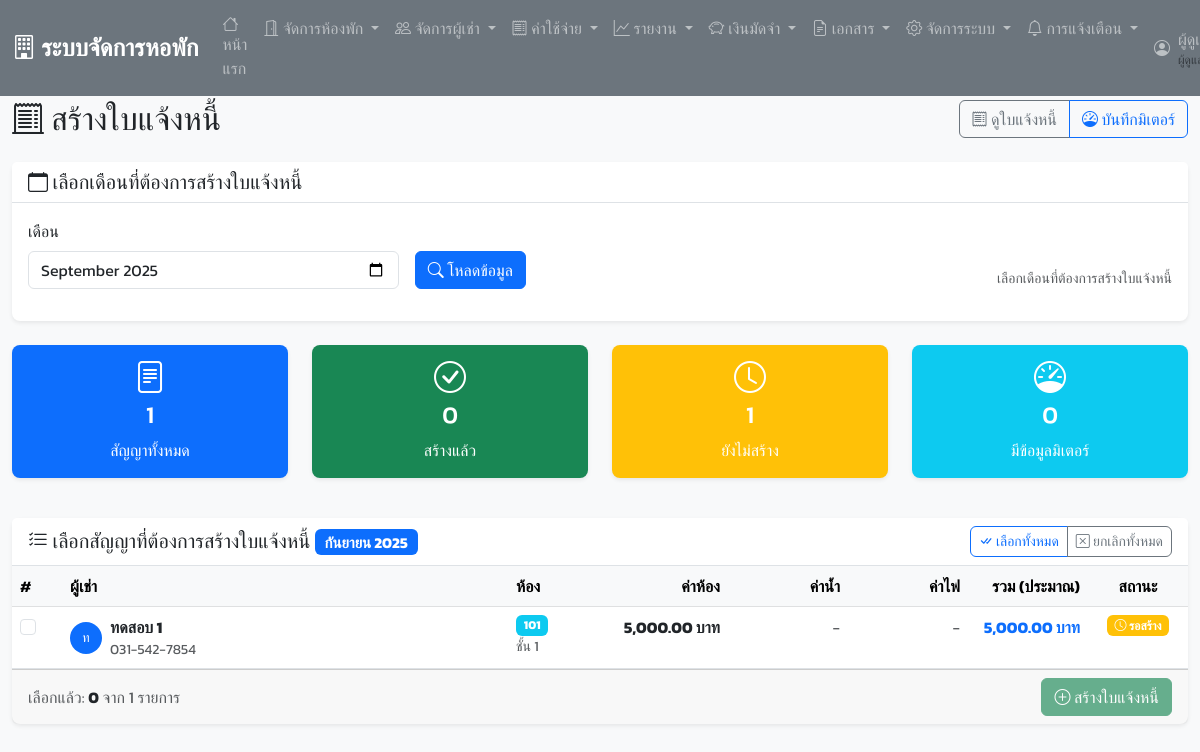
Page /invoices/generate_bills.php (signed in) on the committed database.
### tables this page shows
CREATE TABLE `contracts` (
  `contract_id` int(11) NOT NULL,
  `tenant_id` int(11) DEFAULT NULL,
  `room_id` int(11) DEFAULT NULL,
  `contract_start` date NOT NULL,
  `contract_end` date NOT NULL,
  `monthly_rent` decimal(10,2) NOT NULL,
  `deposit_paid` decimal(10,2) NOT NULL,
  `contract_status` enum('active','expired','terminated') DEFAULT 'active',
  `special_conditions` text DEFAULT NULL,
  `created_at` timestamp NOT NULL DEFAULT current_timestamp()
);

CREATE TABLE `rooms` (
  `room_id` int(11) NOT NULL,
  `room_number` varchar(10) NOT NULL,
  `room_type` enum('single','double','triple') NOT NULL,
  `monthly_rent` decimal(10,2) NOT NULL,
  `deposit` decimal(10,2) NOT NULL,
  `room_status` enum('available','occupied','maintenance') DEFAULT 'available',
  `floor_number` int(11) DEFAULT NULL,
  `room_description` text DEFAULT NULL,
  `created_at` timestamp NOT NULL DEFAULT current_timestamp()
);

CREATE TABLE `tenants` (
  `tenant_id` int(11) NOT NULL,
  `first_name` varchar(50) NOT NULL,
  `last_name` varchar(50) NOT NULL,
  `phone` varchar(15) NOT NULL,
  `email` varchar(100) DEFAULT NULL,
  `id_card` varchar(20) NOT NULL,
  `address` text DEFAULT NULL,
  `emergency_contact` varchar(100) DEFAULT NULL,
  `emergency_phone` varchar(15) DEFAULT NULL,
  `tenant_status` enum('active','inactive') DEFAULT 'active',
  `created_at` timestamp NOT NULL DEFAULT current_timestamp()
);

### invoices/generate_bills.php (the view, shortened to what the rows shown need)
<?php
require_once 'includes/header.php';
$generate_month = isset($_GET['month']) ? $_GET['month'] : date('Y-m');
try {
    $contracts_sql = "
        SELECT c.*, r.room_number, r.room_type, r.floor_number,
               t.first_name, t.last_name, t.phone,
               (SELECT COUNT(*) FROM invoices i WHERE i.contract_id = c.contract_id AND i.invoice_month = ?) as has_invoice
        FROM contracts c
        JOIN rooms r ON c.room_id = r.room_id
        JOIN tenants t ON c.tenant_id = t.tenant_id
        WHERE c.contract_status = 'active'
          AND c.contract_start <= ?
          AND (c.contract_end IS NULL OR c.contract_end >= ?)
        ORDER BY CAST(SUBSTRING(r.room_number FROM '[0-9]+') AS UNSIGNED), r.room_number
    ";
    $month_start = $generate_month . '-01';
    $month_end = date('Y-m-t', strtotime($month_start));
    $stmt = $pdo->prepare($contracts_sql);
    $stmt->execute([$generate_month, $month_end, $month_start]);
    $contracts = $stmt->fetchAll();
    $utility_data = [];
    $total_contracts = count($contracts);
    $contracts_with_invoices = count(array_filter($contracts, function($c) { return $c['has_invoice'] > 0; }));
    $contracts_without_invoices = $total_contracts - $contracts_with_invoices;
    $contracts_with_utility = count(array_filter($contracts, function($c) use ($utility_data) {
        return isset($utility_data[$c['room_number']]);
    }));
} catch(PDOException $e) {
    $error_message = "เกิดข้อผิดพลาดในการดึงข้อมูล: " . $e->getMessage();
    $contracts = [];
    $utility_data = [];
    $total_contracts = 0;
    $contracts_with_invoices = 0;
    $contracts_without_invoices = 0;
    $contracts_with_utility = 0;
}
?>
<div class="container-fluid mt-4">
    <div class="row">
        <div class="col-12">
            <div class="d-flex justify-content-between align-items-center mb-4">
                <h2 class="mb-0">
                    <i class="bi bi-receipt-cutoff"></i>
                    สร้างใบแจ้งหนี้
                </h2>
            </div>
            <div class="row mb-4">
                <div class="col-lg-3 col-md-6 mb-3">
                    <div class="card text-white bg-info h-100">
                        <div class="card-body text-center">
                            <i class="bi bi-speedometer fs-2"></i>
                            <h4 class="mt-2"><?php echo $contracts_with_utility; ?></h4>
                            <p class="mb-0">มีข้อมูลมิเตอร์</p>
                        </div>
                    </div>
                </div>
            </div>
            <?php if ($contracts_without_invoices > 0): ?>
                <form method="POST" id="generateForm">
                    <div class="card">
                        <div class="card-body p-0">
                            <div class="table-responsive">
                                <table class="table table-hover mb-0">
                                    <thead class="table-light">
                                        <tr>
                                            <th width="50">#</th>
                                            <th>ผู้เช่า</th>
                                            <th width="100">ห้อง</th>
                                            <th width="120" class="text-end">ค่าห้อง</th>
                                            <th width="120" class="text-end">ค่าน้ำ</th>
                                            <th width="120" class="text-end">ค่าไฟ</th>
                                            <th width="120" class="text-end">รวม (ประมาณ)</th>
                                            <th width="100" class="text-center">สถานะ</th>
                                        </tr>
                                    </thead>
                                    <tbody>
                                        <?php if (empty($contracts)): ?>
                                            <tr>
                                                <td colspan="8" class="text-center py-4">
                                                    <i class="bi bi-inbox fs-1 text-muted"></i>
                                                    <p class="text-muted mt-2 mb-0">ไม่พบข้อมูลสัญญาในเดือนที่เลือก</p>
                                                </td>
                                            </tr>
                                        <?php else: ?>
                                            <?php foreach ($contracts as $contract):
                                                $utility = isset($utility_data[$contract['room_number']]) ?
                                                           $utility_data[$contract['room_number']] : null;
                                                $water_charge = $utility ? $utility['water_cost'] : 0;
                                                $electric_charge = $utility ? $utility['electric_cost'] : 0;
                                                $total_estimate = $contract['monthly_rent'] + $water_charge + $electric_charge;
                                                $has_invoice = $contract['has_invoice'] > 0;
                                                ?>
                                                <tr class="<?php echo $has_invoice ? 'table-success' : ''; ?>">
                                                    <td>
                                                        <?php if (!$has_invoice): ?>
                                                            <input type="checkbox" class="form-check-input contract-checkbox"
                                                                   name="contracts[]" value="<?php echo $contract['contract_id']; ?>">
                                                        <?php else: ?>
                                                            <i class="bi bi-check-circle text-success"></i>
                                                        <?php endif; ?>
                                                    </td>
                                                    <td>
                                                        <div class="d-flex align-items-center">
                                                            <div class="avatar bg-primary text-white rounded-circle me-2 flex-shrink-0" style="width: 32px; height: 32px; display: flex; align-items: center; justify-content: center; font-size: 0.8rem;">
                                                                <?php echo mb_substr($contract['first_name'], 0, 1, 'UTF-8'); ?>
                                                            </div>
                                                            <div>
                                                                <div class="fw-bold"><?php echo $contract['first_name'] . ' ' . $contract['last_name']; ?></div>
                                                                <small class="text-muted"><?php echo $contract['phone']; ?></small>
                                                            </div>
                                                        </div>
                                                    </td>
                                                    <td>
                                                        <span class="badge bg-info"><?php echo $contract['room_number']; ?></span>
                                                        <div><small class="text-muted">ชั้น <?php echo $contract['floor_number']; ?></small></div>
                                                    </td>
                                                    <td class="text-end">
                                                        <strong><?php echo formatCurrency($contract['monthly_rent']); ?></strong>
                                                    </td>
                                                    <td class="text-end">
                                                        <?php if ($utility): ?>
                                                            <div><?php echo formatCurrency($water_charge); ?></div>
                                                            <small class="text-muted"><?php echo number_format($utility['water_usage'], 2); ?> หน่วย</small>
                                                        <?php else: ?>
                                                            <span class="text-muted">-</span>
                                                        <?php endif; ?>
                                                    </td>
                                                    <td class="text-end">
                                                        <?php if ($utility): ?>
                                                            <div><?php echo formatCurrency($electric_charge); ?></div>
                                                            <small class="text-muted"><?php echo number_format($utility['electric_usage'], 2); ?> หน่วย</small>
                                                        <?php else: ?>
                                                            <span class="text-muted">-</span>
                                                        <?php endif; ?>
                                                    </td>
                                                    <td class="text-end">
                                                        <strong class="text-primary"><?php echo formatCurrency($total_estimate); ?></strong>
                                                    </td>
                                                    <td class="text-center">
                                                        <?php if ($has_invoice): ?>
                                                            <span class="badge bg-success">
                                                                <i class="bi bi-check-circle"></i>
                                                                สร้างแล้ว
                                                            </span>
                                                        <?php else: ?>
                                                            <span class="badge bg-warning">
                                                                <i class="bi bi-clock"></i>
                                                                รอสร้าง
                                                            </span>
                                                        <?php endif; ?>
                                                    </td>
                                                </tr>
                                            <?php endforeach; ?>
                                        <?php endif; ?>
                                    </tbody>
                                </table>
                            </div>
                        </div>
                    </div>
                </form>
            <?php endif; ?>
        </div>
    </div>
</div>
<?php require_once 'includes/footer.php'; ?>

### rows in the picture
contracts: room.room_number "0", tenant.first_name "ท", tenant.first_name "ทดสอบ", tenant.last_name "1", tenant.phone "031-542-7854", room.room_number "101", room.floor_number "1", monthly_rent "5,000.00 บาท"

### other values in the picture
$total_contracts "1"
$contracts_with_invoices "0"
$contracts_without_invoices "1"
thaiMonth(substr($generate_month, 5, 2)) "กันยายน"
substr($generate_month, 0, 4) "2025"
